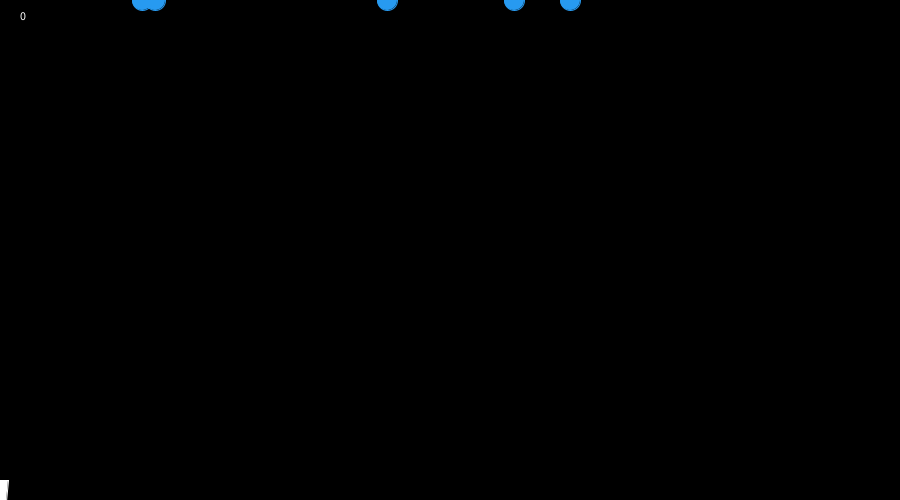
Frame 1 (no input)
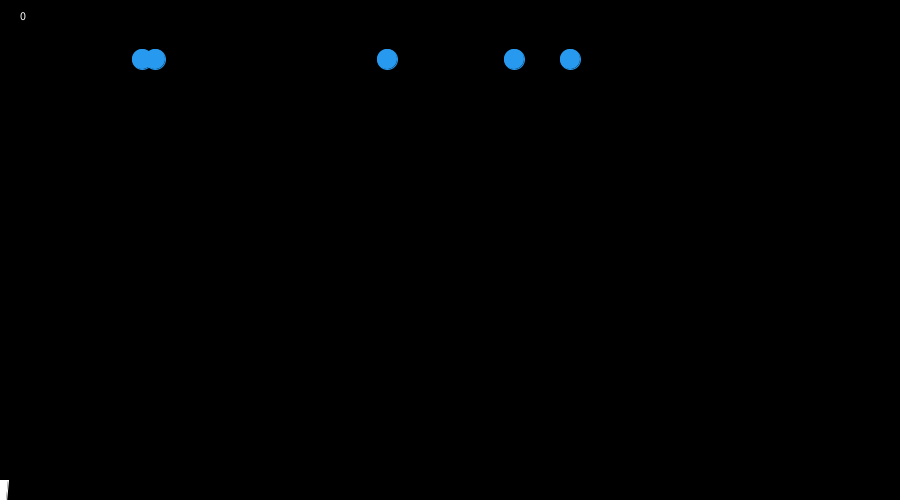
Frame 60 (the mouse pressed at the canvas centre just before this capture)
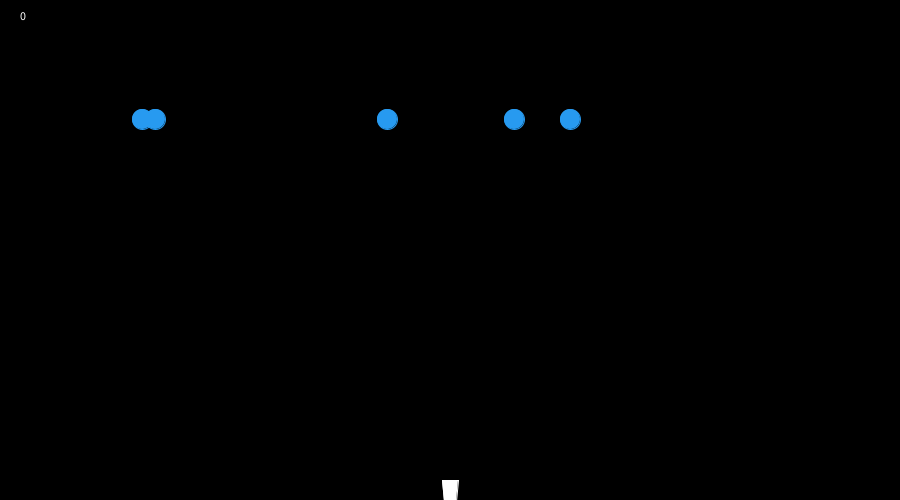
Frame 120 (the mouse held since frame 60 and released just before this capture)

The Processing sketch that drew these frames (run headless with seeded random() and noise(); from frame 60 on, the mouse is pressed at the canvas centre):

// Processing sketch: processing_126844
// ── processing_126844.pde

//initialise score variable
int score;
int ballSize = 20;
  boolean fire = false;
  
  //Initialise gameOver variable
 int gameOver = 0;
 
 //int startGame;
  int getRandomX()
  
  
 // int score;
  {
    return int(random(600));
  }
  
  int[] ballx = { getRandomX(), getRandomX(), getRandomX(), getRandomX(), getRandomX() };
  int[] bally = { 0, 0, 0, 0, 0 };
  
  void setup()
  {
    
    //Size 
    size (900, 500);
    smooth ();
    
  }
  
  void draw()
  {

   //Game Style
   
   background (0);
    fill(255);
    stroke (255);
    triangle(mouseX-8, 480, mouseX+8, 480, mouseX, 565);
    // display score
    fill(255);
    text(score, 20,20);
    if(fire)
    {
      cannon(mouseX);
      fire = false;
    }
  
     ballFalling();
     gameFinish();  
  }
 
  //Play the game
  
 
  void mousePressed()
  {
    fire = true;
  }
  
  void ballFalling()
  {  
    stroke(39, 154, 240); 
    fill (39, 154, 240); 
    
    for (int i=0; i<5; i++)
    {
      ellipse(ballx[i], bally[i]++, ballSize, ballSize);
    }
  }
  
  void cannon(int shotX)
  {
    boolean strike = false;
    for (int i = 0; i < 5; i++)
    {
      if((shotX >= (ballx[i]-ballSize/2)) && (shotX <= (ballx[i]+ballSize/2))) {
        strike = true;
        line(mouseX, 565, mouseX, bally[i]);
        ellipse(ballx[i], bally[i],
                ballSize+25, ballSize+25);
        ballx[i] = getRandomX();
        bally[i] = 0;


// update score
        score++;
      }    
    }
  
    if(strike == false)
    {
      line(mouseX, 565, mouseX, 0);
    }  
  
  }
  
  
  //GameOver
  
  void gameFinish()
  {
    for (int i=0; i< 5; i++)
    {
      if(bally[i]==530)
      {

    
        fill(color(255,0,0));
     fill(255, 0, 0);
    textAlign(CENTER);
    text("GAME OVER", width/2, height/2);
    text("Well done! Your score was : "+ score, width/2, height/2 + 50);
      
     noLoop();

  
       }
      }
    }


                
                
